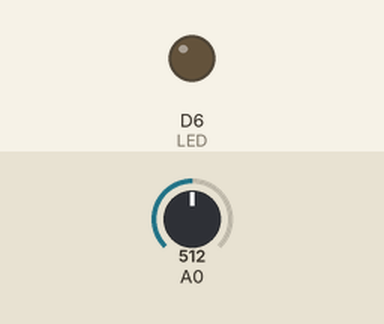
Recording of a sketch running on a simulated Arduino MKR. Shown: output pins drawn as LEDs (lit = HIGH). Inputs (shaded band) come from the test bench; at power-on: A0 = 512. WiFi joins after 1.5 s; servers stay silent unless stated; uploads are accepted with an empty reply; what the sketch prints to the serial monitor is not drawn.

Above: at 4.6 s.
At 10.8 s:
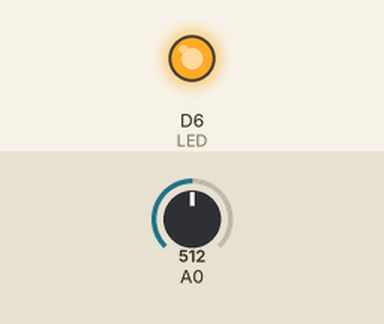
Timing chart, 0 to 17.6 s (numbered marks = the images above):
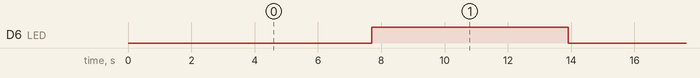

The sketch:

DoorToArtik.ino
```cpp
#include <WiFi101.h>
#include <ArduinoJson.h>
#include <ArduinoHttpClient.h>
#include <SPI.h>

// ARTIK Cloud REST endpoint
char server[] = "api.artik.cloud";
int port = 443; // We're using HTTPS
// Device ID tokens
String deviceToken = "28561f1cee314f8bb81466a19b764062";
String deviceId = "be8e32edb937405a9558eb53b67e2266";
// Your wifi network
char ssid[] = "Your wifi name";
char pass[] = "Your wifi Password";
float doorsensor = 0.0;
// boolean onFire = false;
char buf[200]; // buffer to store the JSON to be sent to the ARTIK cloud
const int LED = 6;
int ledState = 0;
WiFiSSLClient wifi;
HttpClient client = HttpClient(wifi, server, port);
int status = WL_IDLE_STATUS;

void setup() {
  pinMode(LED,OUTPUT);
  Serial.begin(9600);
  Serial.println("Hello");
  while ( status != WL_CONNECTED) { // Keep trying until connected
    Serial.print("Attempting to connect to Network named: ");
    Serial.println(ssid);
    // Connect to WPA/WPA2 network:
    status = WiFi.begin(ssid, pass);
  }
  Serial.println("Connected to wifi");
  printWifiStatus();

  /*Serial.println("\nStarting connection to server...");
  // if you get a connection, report back via serial:
  if (client.connect(server, 443)) {
    Serial.println("connected to server");
    // Make a HTTP request:
    client.println("GET /search?q=arduino HTTP/1.1");
    client.println("Host: www.google.com");
    client.println("Connection: close");
    client.println();
  }*/
}

void loop() {
  Serial.println("loop");
  ledToggle();
  Serial.println("making POST request");
  String contentType = "application/json";
  String AuthorizationData = "Bearer " + deviceToken; //Device Token
  doorsensor = analogRead(A0);
  // onFire = false
  Serial.println("check1");
  int len = loadBuffer(doorsensor); //,onFire);
  Serial.println("Sending data "+ String(doorsensor));
  // push the data to the ARTIK Cloud
  Serial.println("check2");
  client.beginRequest();
  Serial.println("check3");
  client.post("/v1.1/messages"); //, contentType, buf
  Serial.println("check4");
  client.sendHeader("Authorization", AuthorizationData);
  client.sendHeader("Content-Type", "application/json");
  //client.sendHeader("Content-Length", len);
  client.endRequest();
  Serial.print("buf:");
  Serial.println(buf);
  client.print(buf);
  // read the status code and body of the response
  Serial.println("check5");
  int statusCode = client.responseStatusCode();
  String response = client.responseBody();
  Serial.print("Status code: ");
  Serial.println(statusCode);
  Serial.print("Response: ");
  Serial.println(response);
  Serial.println("Wait a bit");
  delay(6000); // delay 5 min
}

int loadBuffer(float dvalue) {  //, boolean onFire ) {
  StaticJsonBuffer<200> jsonBuffer; // reserve spot in memory
  JsonObject& root = jsonBuffer.createObject(); // create root objects
  JsonObject& dataPair = root.createNestedObject("data"); // create nested objects
  dataPair["doorsensor"] = dvalue;
  root["sdid"] = deviceId;
  root["type"] = "message";
  // dataPair["onFire"] = onFire;
  root.printTo(buf, sizeof(buf)); // JSON-print to buffer
  return (root.measureLength()); // also return length
}

void ledToggle(){
  if (ledState == 0){
    digitalWrite(LED,LOW);
    ledState = 1;
  } else {
    digitalWrite(LED,HIGH);
    ledState = 0;
  }
}

void printWifiStatus() {
  // print the SSID of the network you're attached to:
  Serial.print("SSID: ");
  Serial.println(WiFi.SSID());

  // print your WiFi shield's IP address:
  IPAddress ip = WiFi.localIP();
  Serial.print("IP Address: ");
  Serial.println(ip);

  // print the received signal strength:
  long rssi = WiFi.RSSI();
  Serial.print("signal strength (RSSI):");
  Serial.print(rssi);
  Serial.println(" dBm");
}
```

Measured:
- by itself, D6 (LED): alternates HIGH for 6.2 s and LOW for 6.2 s
